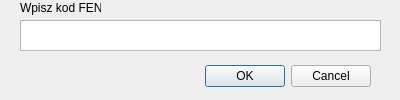
<?xml version="1.0" encoding="UTF-8"?>
<ui version="4.0">
 <class>Wczytanie_fen</class>
 <widget class="QDialog" name="Wczytanie_fen">
  <property name="geometry">
   <rect>
    <x>0</x>
    <y>0</y>
    <width>400</width>
    <height>100</height>
   </rect>
  </property>
  <property name="windowTitle">
   <string>Dialog</string>
  </property>
  <widget class="QDialogButtonBox" name="buttonBox">
   <property name="geometry">
    <rect>
     <x>30</x>
     <y>60</y>
     <width>341</width>
     <height>32</height>
    </rect>
   </property>
   <property name="orientation">
    <enum>Qt::Horizontal</enum>
   </property>
   <property name="standardButtons">
    <set>QDialogButtonBox::Cancel|QDialogButtonBox::Ok</set>
   </property>
  </widget>
  <widget class="QTextEdit" name="kod_FEN_in">
   <property name="geometry">
    <rect>
     <x>20</x>
     <y>20</y>
     <width>361</width>
     <height>31</height>
    </rect>
   </property>
  </widget>
  <widget class="QLabel" name="label">
   <property name="geometry">
    <rect>
     <x>20</x>
     <y>0</y>
     <width>81</width>
     <height>16</height>
    </rect>
   </property>
   <property name="text">
    <string>Wpisz kod FEN:</string>
   </property>
  </widget>
 </widget>
 <resources/>
 <connections>
  <connection>
   <sender>buttonBox</sender>
   <signal>accepted()</signal>
   <receiver>Wczytanie_fen</receiver>
   <slot>accept()</slot>
   <hints>
    <hint type="sourcelabel">
     <x>248</x>
     <y>254</y>
    </hint>
    <hint type="destinationlabel">
     <x>157</x>
     <y>274</y>
    </hint>
   </hints>
  </connection>
  <connection>
   <sender>buttonBox</sender>
   <signal>rejected()</signal>
   <receiver>Wczytanie_fen</receiver>
   <slot>reject()</slot>
   <hints>
    <hint type="sourcelabel">
     <x>316</x>
     <y>260</y>
    </hint>
    <hint type="destinationlabel">
     <x>286</x>
     <y>274</y>
    </hint>
   </hints>
  </connection>
 </connections>
</ui>
